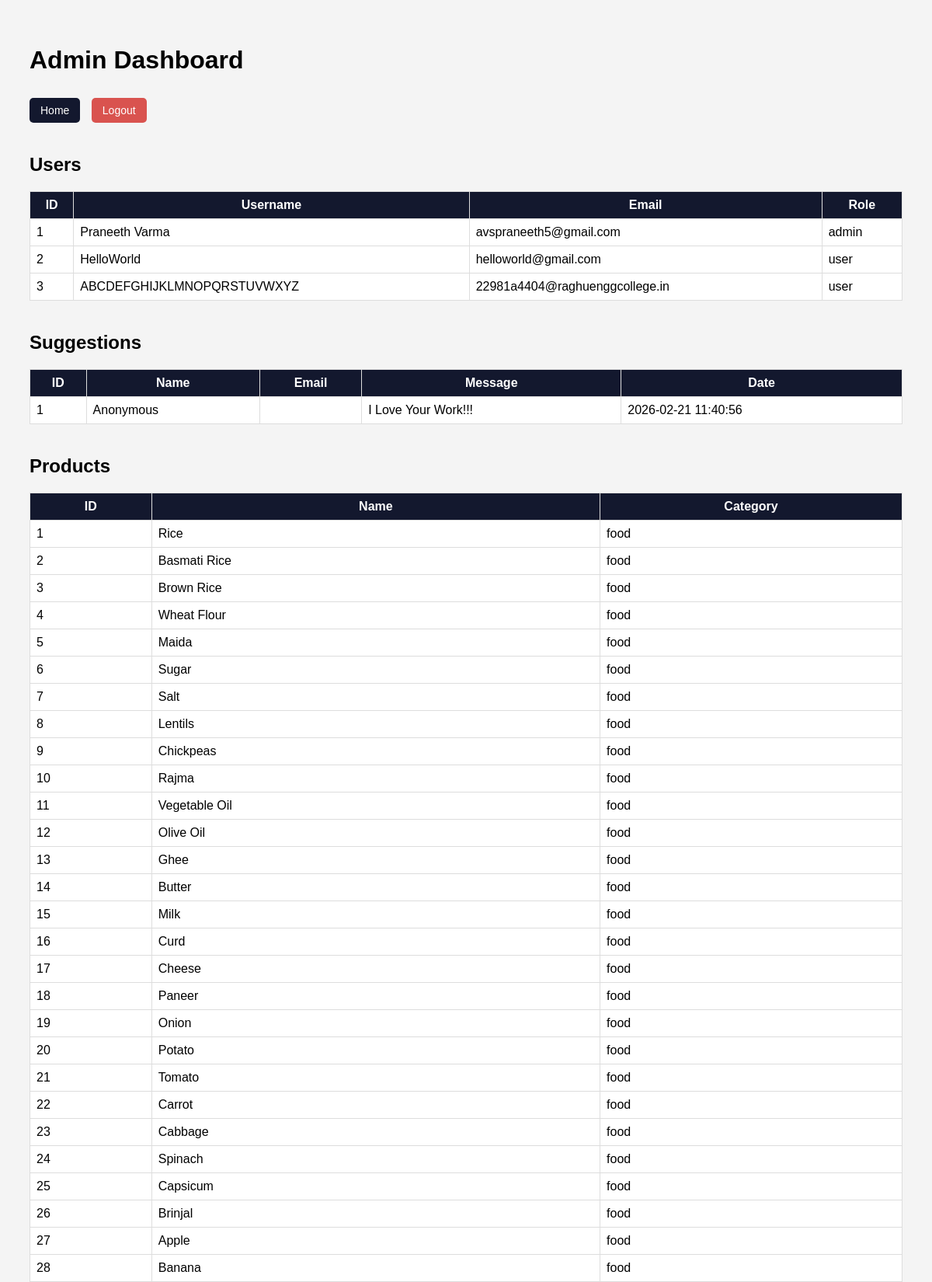
The page /admin (signed in, upper part) on the database its author committed.
### tables this page shows
CREATE TABLE users (
    id INTEGER PRIMARY KEY AUTOINCREMENT,
    username TEXT NOT NULL,
    email TEXT UNIQUE NOT NULL,
    password TEXT NOT NULL,
    role TEXT DEFAULT 'user'
, otp TEXT, otp_expiry TEXT, is_verified INTEGER DEFAULT 0, reset_token TEXT, reset_token_expiry TEXT);

CREATE TABLE suggestions (
        id INTEGER PRIMARY KEY AUTOINCREMENT,
        name TEXT,
        email TEXT,
        message TEXT,
        created_at TEXT DEFAULT CURRENT_TIMESTAMP
    );

CREATE TABLE products (
        id INTEGER PRIMARY KEY AUTOINCREMENT,
        name TEXT UNIQUE NOT NULL,
        category TEXT NOT NULL,
        shelf_life_room_closed INTEGER,
        shelf_life_room_opened INTEGER,
        shelf_life_refrigerated_closed INTEGER,
        shelf_life_refrigerated_opened INTEGER,
        shelf_life_frozen_closed INTEGER,
        shelf_life_frozen_opened INTEGER
    );

### app.py (the view)
@app.route("/admin")
@admin_required
def admin_dashboard():
    conn = get_db_connection()
    cur = conn.cursor()
    cur.execute("SELECT id, username, email, role FROM users")
    users = cur.fetchall()
    cur.execute("SELECT id, name, category FROM products")
    products = cur.fetchall()
    cur.execute("SELECT id, name, email, message, created_at FROM suggestions ORDER BY id DESC")
    suggestions = cur.fetchall()
    conn.close()
    return render_template(
        "admin.html",
        users=users,
        products=products,
        suggestions=suggestions
    )

### app.py (called while the page is built)
def get_db_connection():
    conn = sqlite3.connect("shelfbuddy.db")
    conn.row_factory = sqlite3.Row
    return conn

def admin_required(f):
    @wraps(f)
    def decorated(*args, **kwargs):
        if not session.get("user_id"):
            return redirect("/login")
        if session.get("role") != "admin":
            return "Unauthorized", 403
        return f(*args, **kwargs)
    return decorated

### templates/admin.html (shortened to what this page needs)
<!DOCTYPE html>
<html>
<head>
</head>
<body>
<h1>Admin Dashboard</h1>
<div class="admin-nav">
    <a href="/home" class="btn">Home</a>
    <a href="/logout" class="btn logout">Logout</a>
</div>
<h2>Users</h2>
<table>
<tr>
    <th>ID</th>
    <th>Username</th>
    <th>Email</th>
    <th>Role</th>
</tr>
{% for user in users %}
<tr>
    <td>{{ user.id }}</td>
    <td>{{ user.username }}</td>
    <td>{{ user.email }}</td>
    <td>{{ user.role }}</td>
</tr>
{% endfor %}
</table>
<h2>Suggestions</h2>
<table>
<tr>
    <th>ID</th>
    <th>Name</th>
    <th>Email</th>
    <th>Message</th>
    <th>Date</th>
</tr>
{% for suggestion in suggestions %}
<tr>
    <td>{{ suggestion.id }}</td>
    <td>{{ suggestion.name }}</td>
    <td>{{ suggestion.email }}</td>
    <td>{{ suggestion.message }}</td>
    <td>{{ suggestion.created_at }}</td>
</tr>
{% endfor %}
</table>
<h2>Products</h2>
<table>
<tr>
    <th>ID</th>
    <th>Name</th>
    <th>Category</th>
</tr>
{% for product in products %}
<tr>
    <td>{{ product.id }}</td>
    <td>{{ product.name }}</td>
    <td>{{ product.category }}</td>
</tr>
{% endfor %}
</table>
</body>
</html>

### templates/admin.html (style rules this page uses)
body { font-family: Arial; padding: 30px; background: #f4f4f4; }
h1 { margin-bottom: 30px; }
h2 { margin-top: 40px; }
table { width: 100%; border-collapse: collapse; background: white; }
th, td { border: 1px solid #ddd; padding: 8px; }
th { background: #13182e; color: white; }
.admin-nav { margin-bottom: 20px; }
.btn { display: inline-block; padding: 8px 14px; margin-right: 10px; text-decoration: none; background: #13182e; color: white; border-radius: 5px; font-size: 14px; }
.logout { background: #d9534f; }

### rows shown on the page
users: id "1", username "Praneeth Varma", email "avspraneeth5@gmail.com", role "admin"
users: id "2", username "HelloWorld", email "helloworld@gmail.com", role "user"
users: id "3", username "ABCDEFGHIJKLMNOPQRSTUVWXYZ", email "22981a4404@raghuenggcollege.in", role "user"
suggestions: id "1", name "Anonymous", message "I Love Your Work!!!", created_at "2026-02-21 11:40:56"
products: id "1", name "Rice", category "food"
products: id "2", name "Basmati Rice", category "food"
products: id "3", name "Brown Rice", category "food"
products: id "4", name "Wheat Flour", category "food"
products: id "5", name "Maida", category "food"
products: id "6", name "Sugar", category "food"
products: id "7", name "Salt", category "food"
products: id "8", name "Lentils", category "food"
products: id "9", name "Chickpeas", category "food"
products: id "10", name "Rajma", category "food"
products: id "11", name "Vegetable Oil", category "food"
products: id "12", name "Olive Oil", category "food"
products: id "13", name "Ghee", category "food"
products: id "14", name "Butter", category "food"
products: id "15", name "Milk", category "food"
products: id "16", name "Curd", category "food"
products: id "17", name "Cheese", category "food"
products: id "18", name "Paneer", category "food"
products: id "19", name "Onion", category "food"
products: id "20", name "Potato", category "food"
products: id "21", name "Tomato", category "food"
products: id "22", name "Carrot", category "food"
products: id "23", name "Cabbage", category "food"
products: id "24", name "Spinach", category "food"
products: id "25", name "Capsicum", category "food"
products: id "26", name "Brinjal", category "food"
products: id "27", name "Apple", category "food"
products: id "28", name "Banana", category "food"
